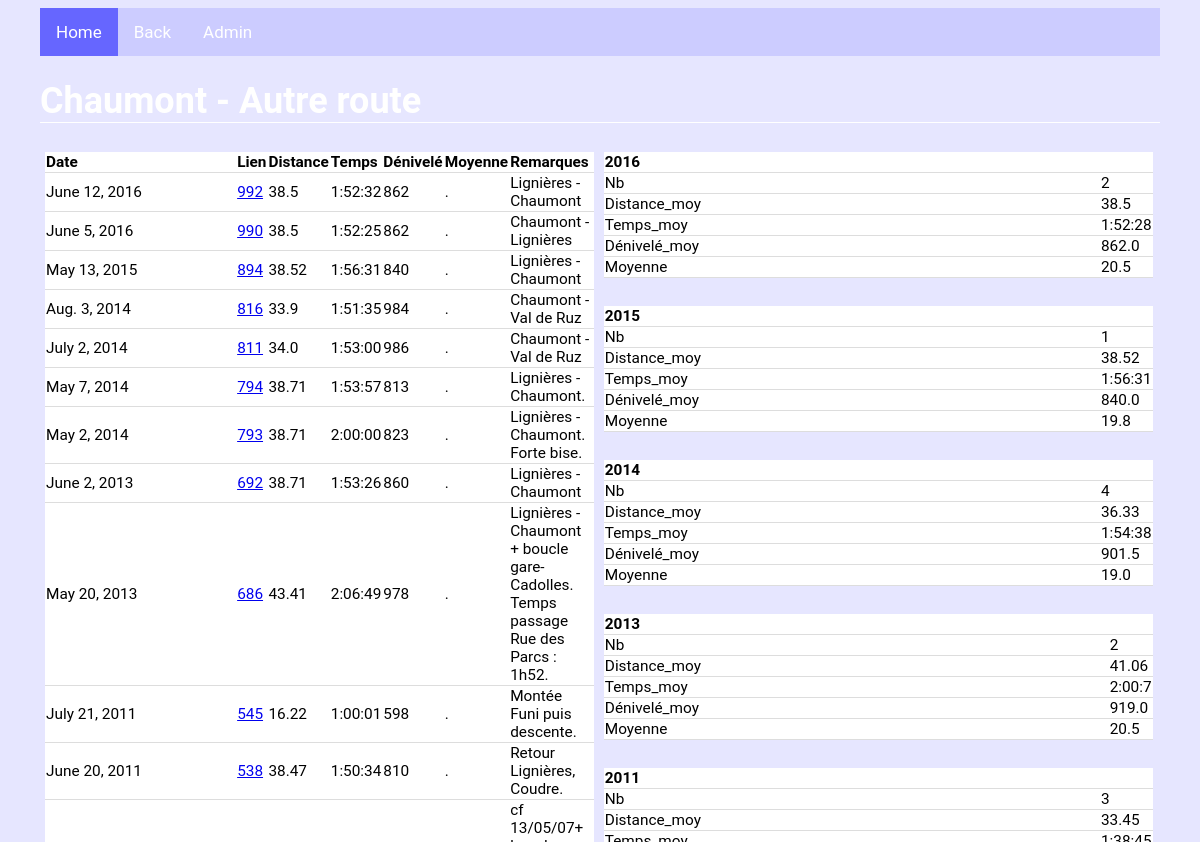
/biketours/tours/47/ (upper part), run on an earlier commit of the app's database.
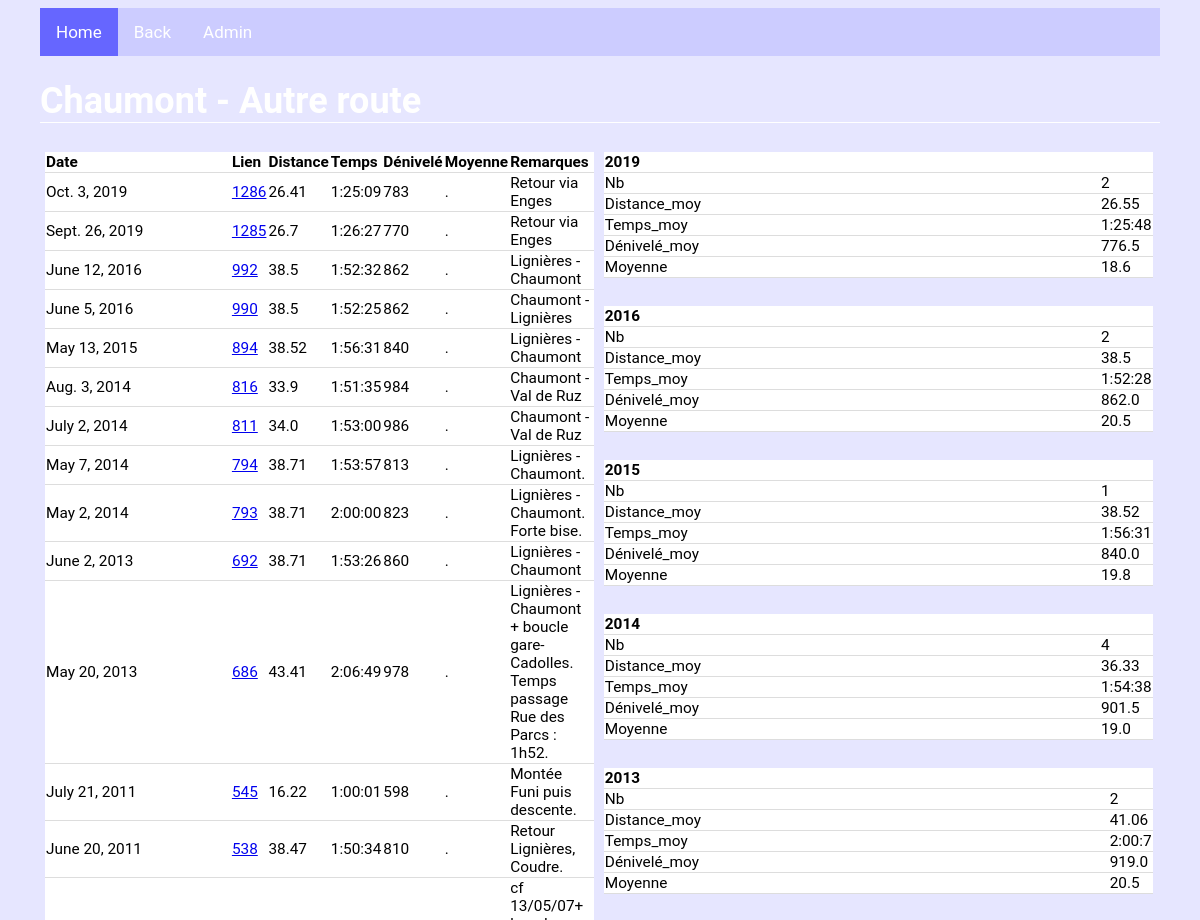
And on a later commit of the database.
### biketours/models.py (models this page shows, shortened)
class BikeTour(models.Model):
    Parcours = models.CharField(max_length=250, default=None)
    Variante = models.CharField(max_length=250, default=None, blank=True, null=True)
    But = models.ForeignKey(But, on_delete=models.CASCADE)
    Type = models.ForeignKey(Type, on_delete=models.CASCADE)
    Descriptif = models.CharField(max_length=1000, default=None, blank=True, null=True)
    Descr_part_1 = models.CharField(max_length=250, default=None, blank=True, null=True)
    Dist_part_1 = models.FloatField(default=None, blank=True, null=True)
    Deniv_part_1 = models.FloatField(default=None, blank=True, null=True)
    Descr_part_2 = models.CharField(max_length=250, default=None, blank=True, null=True)
    Dist_part_2 = models.FloatField(default=None, blank=True, null=True)
    Deniv_part_2 = models.FloatField(default=None, blank=True, null=True)
    Descr_part_3 = models.CharField(max_length=250, default=None, blank=True, null=True)
    Dist_part_3 = models.FloatField(default=None, blank=True, null=True)
    Deniv_part_3 = models.FloatField(default=None, blank=True, null=True)
    Descr_part_4 = models.CharField(max_length=250, default=None, blank=True, null=True)
    Dist_part_4 = models.FloatField(default=None, blank=True, null=True)
    Deniv_part_4 = models.FloatField(default=None, blank=True, null=True)
    Descr_part_5 = models.CharField(max_length=250, default=None, blank=True, null=True)
    Dist_part_5 = models.FloatField(default=None, blank=True, null=True)
    Deniv_part_5 = models.FloatField(default=None, blank=True, null=True)
    Descr_part_6 = models.CharField(max_length=250, default=None, blank=True, null=True)
    Dist_part_6 = models.FloatField(default=None, blank=True, null=True)
    Deniv_part_6 = models.FloatField(default=None, blank=True, null=True)
    Descr_part_7 = models.CharField(max_length=250, default=None, blank=True, null=True)
    Dist_part_7 = models.FloatField(default=None, blank=True, null=True)
    Deniv_part_7 = models.FloatField(default=None, blank=True, null=True)
    Descr_part_8 = models.CharField(max_length=250, default=None, blank=True, null=True)
    Dist_part_8 = models.FloatField(default=None, blank=True, null=True)
    Deniv_part_8 = models.FloatField(default=None, blank=True, null=True)
    Descr_part_9 = models.CharField(max_length=250, default=None, blank=True, null=True)
    Dist_part_9 = models.FloatField(default=None, blank=True, null=True)
    Deniv_part_9 = models.FloatField(default=None, blank=True, null=True)
    Descr_part_10 = models.CharField(max_length=250, default=None, blank=True, null=True)
    Dist_part_10 = models.FloatField(default=None, blank=True, null=True)
    Deniv_part_10 = models.FloatField(default=None, blank=True, null=True)
    def title(self):
        if self.Variante is None:
            return(self.Parcours)
        else :
            return(self.Parcours + " - " + self.Variante)

class Perfo(models.Model):
    Refparcours = models.ForeignKey(BikeTour, blank=True, null=True, on_delete=models.CASCADE)
    Date = models.DateField(default=None)
    Distance = models.FloatField(default=None)
    Temps = models.DurationField(default=None)
    Remarques = models.CharField(max_length=1000, default=None, blank=True, null=True)
    Dénivelé = models.FloatField(default=None, blank=True, null=True)
    Vitesse_max = models.FloatField(default=None, blank=True, null=True)
    FC_moy = models.FloatField(default=None, blank=True, null=True)
    FC_max = models.FloatField(default=None, blank=True, null=True)
    Temps_part_1 = models.DurationField(default=None, blank=True, null=True)
    Temps_part_2 = models.DurationField(default=None, blank=True, null=True)
    Temps_part_3 = models.DurationField(default=None, blank=True, null=True)
    Temps_part_4 = models.DurationField(default=None, blank=True, null=True)
    Temps_part_5 = models.DurationField(default=None, blank=True, null=True)
    Temps_part_6 = models.DurationField(default=None, blank=True, null=True)
    Temps_part_7 = models.DurationField(default=None, blank=True, null=True)
    Temps_part_8 = models.DurationField(default=None, blank=True, null=True)
    Temps_part_9 = models.DurationField(default=None, blank=True, null=True)
    Temps_part_10 = models.DurationField(default=None, blank=True, null=True)

### biketours/views.py (the view)
# urls.py: re_path(r"^tours/(?P<tour_id>[0-9]+)/$", views.perf_tours, name="perf_tours"),
def perf_tours(request, tour_id):
    all_perf = Perfo.objects.filter(Refparcours=tour_id).order_by("-Date")
    tour = BikeTour.objects.get(pk=tour_id)
    perf_y=dict()
    for y in all_perf.dates("Date", "year", order="DESC") :
        perf_y[y.year] = agrperfo(all_perf.filter(Date__year=y.year), stat="avg")
    context = {"all_perf":all_perf,
               "perf_y":perf_y,
               "tour":tour}
    return render(request, "biketours/perfo.html" ,context)

### biketours/views.py (called while the page is built, shortened)
def fmt_dct(k, v):  # formatage des résultats agrégés (Nb, Distance_totale/moy, Temps_total/moy, Dénivelé_total/moy)
    if v is None:
        return(v)
    elif re.search("Nb", k) and v is not None:
        return(round(v,0))
    elif re.search("Moy", k) and v is not None:
        return(round(v,1))
    elif (re.search("Distance",k) or re.search("Dénivelé", k)) and v is not None:
        return(format(round(v,2), ","))
    elif re.search("Temps",k) and v is not None:
        s = v.total_seconds()
        hours = s // 3600
        minutes = (s % 3600) // 60
        seconds = s % 60
        return(str(int(hours))+ ":" + str(int(minutes)).zfill(2) + ":" + str(int(seconds))).zfill(2)

def v_moy(qset, suffix): # suffix à introduire manuellement (string)
    if (qset["Distance"+suffix] is None or qset["Temps"+suffix] is None) :
        vmoy=None
    else :
        vmoy=qset["Distance"+suffix]/qset["Temps"+suffix].total_seconds()*3600
    return(vmoy)

def agrperfo(qset, stat="sum", div=3): # calcul des résultats agrégés (perfo) + mise en forme
    if stat=="sum":
        res=qset.aggregate(Nb=Count("Distance"), Distance_tot=Sum("Distance"), Temps_tot=Sum("Temps"), Dénivelé_tot=Sum("Dénivelé"))
        res["Moyenne"]=v_moy(res, "_tot")
    if stat=="avg":
        res=qset.aggregate(Nb=Count("Distance"), Distance_moy=Avg("Distance"), Temps_moy=Avg("Temps"), Dénivelé_moy=Avg("Dénivelé"))
        res["Moyenne"]=v_moy(res, "_moy")
    res_form={k:fmt_dct(k, v) for k , v in res.items() }
    return(res_form)

### biketours/templates/biketours/perfo.html
{% extends 'biketours/base.html' %}
{% block content %}
{% load humanize %}
<h1> {{tour.title}} </h1>
{% if all_perf %}
<div class="row">
	<div class="col_2">
		<table>
			<tr>
				<th>Date</th>
				<th>Lien</th>
				<th>Distance</th>
				<th>Temps</th>
				<th>Dénivelé</th>
				<th>Moyenne</th>
				<th>Remarques</th>
			</tr>
			{% for n in all_perf %}
			<tr>
				<td>{{n.Date}}</td>
				<td><a href="./{{n.pk}}/">{{n.pk}} </a></td>
				<td>{{n.Distance}}</td>
				<td>{{n.Temps}}</td>
				<td>{{n.Dénivelé|floatformat|intcomma}}</td>
				<td>{{n.Moyenne}}.</td>
				<td>{{n.Remarques}}</td>
			</tr>
			{% endfor %}
		</table>
	</div>
	<div class="col_2">
		{% for k, v in perf_y.items %}
		<table>
			<tr>
				<th colspan="2">{{k}} </th>
			</tr>
				{% for a, b in v.items %}
				<tr>
					<td>{{a}} </td>
					<td>{{b}} </td>
				</tr>
				{% endfor %}
		</table>
		<br>
		{% endfor %}
	</div>
</div>
{% else %}
	<h1> C'est vide ? .... </h1>
{% endif %}
{% endblock %}

### biketours/templates/biketours/base.html (shortened to what this page needs)
{% load static %}
<link rel="stylesheet" type="text/css" href="{% static 'biketours/mystyle.css' %}">
<div class="topnav">
  <a class="active" href="/">Home</a>
  <a href="../">Back</a>
  <a href="../admin">Admin</a>
</div>
{% block content %}
{% endblock %}

### biketours/static/biketours/mystyle.css (style rules this page uses)
table, th, td { width: 100%; border-bottom: 1px solid #ddd; border-collapse: collapse; text-align: left; background-color: white; font-size:80%; table-layout: auto; }
h1 { color: white; font-size:150%; border-bottom: 1px solid white; }
.col_2 { float:left; width:49%; padding:5px; }
.row:after { content:""; display:table; clear:both; }
.topnav { background-color: #ccccff; overflow: hidden; }
.topnav a { float: left; color: white; text-align: center; padding: 14px 16px; text-decoration: none; font-size: 17px; }
.topnav a.active { background-color: #6666ff; color: white; }

What changed in the data, as far as the page shows it:
added Perfo: Date "Oct. 3, 2019", pk "1286", Distance "26.41", Temps "1:25:09", Dénivelé "783", Remarques "Retour via Enges"
added Perfo: Date "Sept. 26, 2019", pk "1285", Distance "26.7", Temps "1:26:27", Dénivelé "770", Remarques "Retour via Enges"
Also different on the page:
new list line: "2019 Nb 2 Distance_moy 26.55 Temps_moy 1:25:48 Dénivelé_moy 776.5 Moyenne 18.6"
list line gone: "2011 Nb 3 Distance_moy 33.45"
